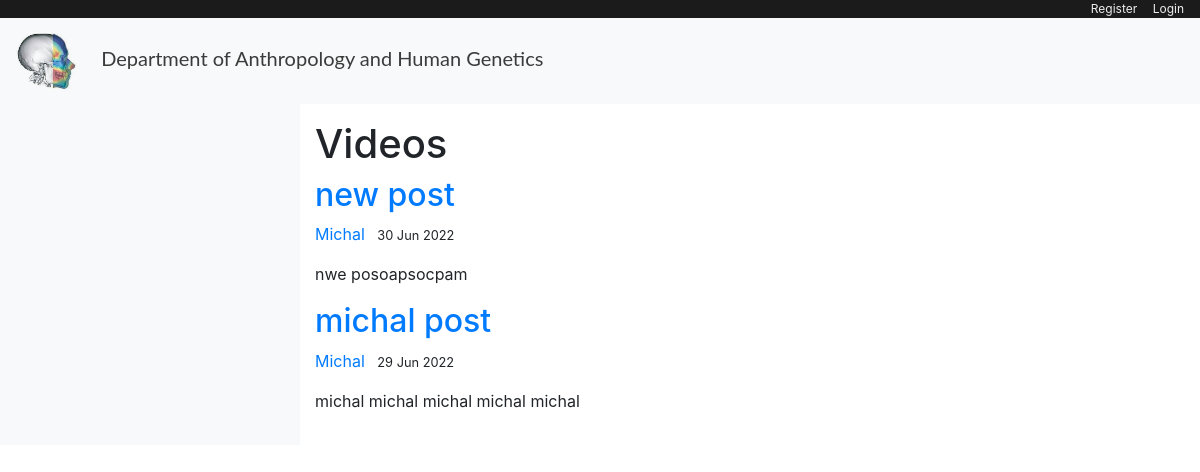
Before: /category/Videos/ with the older database file.
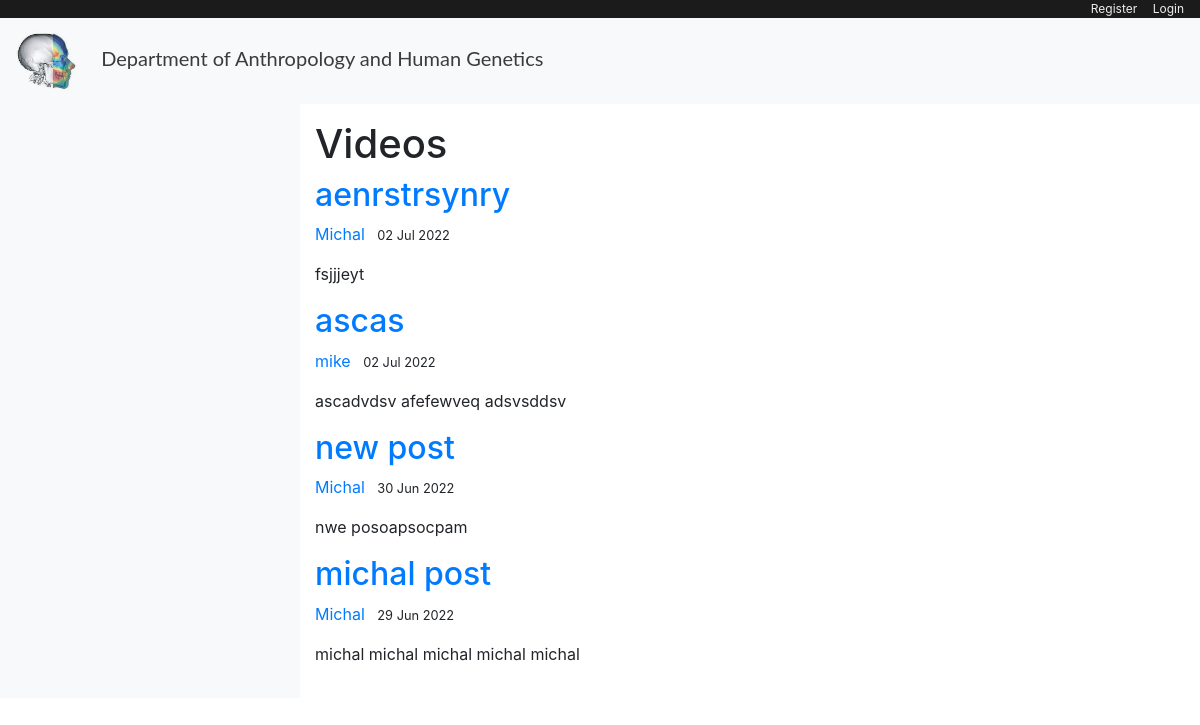
After: the same page with the newer database file.
### blog/models.py (models this page shows, shortened)
class Post(models.Model):
    title = models.CharField(max_length=200, unique=True)
    author = models.ForeignKey(User, on_delete= models.CASCADE)
    updated_on = models.DateTimeField(auto_now= True)
    content = RichTextField(blank=True, null=True)
    created_on = models.DateTimeField(auto_now_add=True)
    status = models.IntegerField(choices=STATUS, default=1)
    article_image = models.ImageField(null = True, blank = True, upload_to = "images/")
    thumbnail_image = models.ImageField(null = True, blank = True, upload_to = "images/")
    category = models.CharField(max_length=255, default="News")
    snippet = models.CharField(max_length=255)
    likes = models.ManyToManyField(User, related_name='blog_posts')
    class Meta:
        ordering = ['-created_on']

### blog/views.py (the view)
# urls.py: path('category/<str:cats>/', views.CategoryView, name='category'),
def CategoryView(request, cats):
    category_posts = Post.objects.filter(category=cats, status=1)
    return render(request, 'blog/categories.html', {'cats':cats, 'category_posts':category_posts})

### blog/templates/blog/categories.html (shortened to what this page needs)
{% extends "blog/base.html" %}
{% load static %}
{% block content %}
    {% if category_posts %}
        <h1>{{ cats }}</h1>
        {% for post in category_posts %}
            <article class="media content-section">
                <div class="media-body">
                    <div class="article-metadata">
                        <h2><a class="article-title" href="{% url 'article-detail' post.pk %}">{{ post.title }}</a></h2>
                    </div>
                    <a class="mr-2" href="#">{{ post.author }}</a>
                    <small class="mr-2">{{ post.created_on|date:'d M Y' }}</small>
                    <p class="article-content">{{ post.content|truncatewords:20|safe|linebreaksbr }}</p>
                </div>
            </article>
        {% endfor %}
    {% else %}
        sorry, not exist
    {% endif %}
{% endblock content %}

Changed rows visible on the page:
added Post: title "aenrstrsynry", author "Michal", created_on "02 Jul 2022", content "fsjjjeyt"
added Post: title "ascas", author "mike", created_on "02 Jul 2022", content "ascadvdsv afefewveq adsvsddsv"
